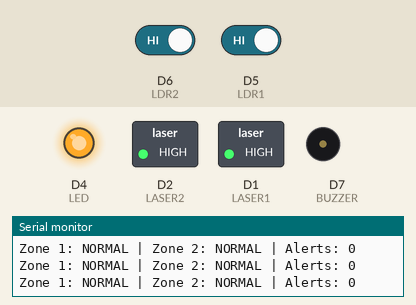
This sketch was run on a simulated ESP8266 (NodeMCU). On the bench: switched loads named in the sketch (green lamp = pin HIGH), output pins drawn as LEDs (lit = HIGH), buzzer (waves = sounding, pin HIGH), the last lines printed to the serial monitor. The inputs (shaded band) are chosen by the test bench; at power-on: D6 (LDR2) HIGH, D5 (LDR1) HIGH. WiFi joins after 1.5 s; servers stay silent unless stated.

Above: at 3.0 s.
3.1 s: D6 (LDR2) driven LOW
At 4.3 s:
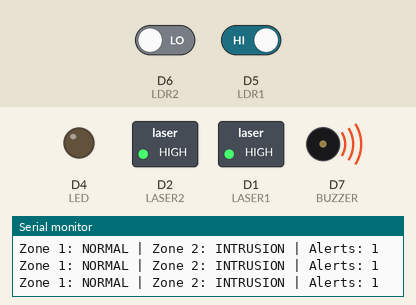
4.6 s: D5 (LDR1) driven LOW
6.5 s: D6 (LDR2) driven HIGH
8.4 s: D5 (LDR1) driven HIGH
At 9.5 s:
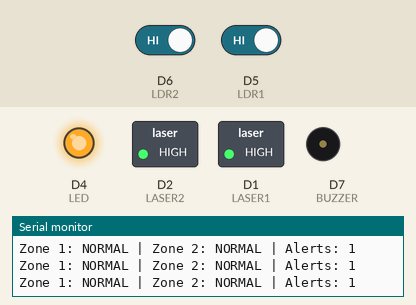
Timing chart, 0 to 10.9 s (numbered marks = the images above; inputs shaded):
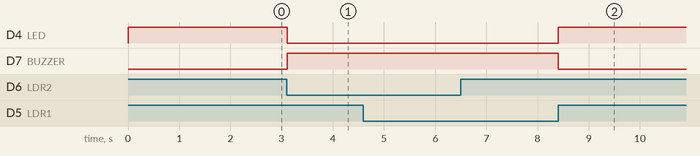

Measured:
- after the input at 3.1 s, D4 (LED): HIGH → LOW at once; D7 (BUZZER): LOW → HIGH at once
- after the input at 8.4 s, D4 (LED): LOW → HIGH at once; D7 (BUZZER): HIGH → LOW at once

The sketch:

laser-beam-security-grid.ino
```cpp
/****************************************************
       LASER BEAM SECURITY GRID
       ESP8266 + 2 Laser + 2 LDR + Buzzer + Blynk
****************************************************/

// ================= BLYNK DETAILS =================

#define BLYNK_TEMPLATE_ID   "YOUR_TEMPLATE_ID"
#define BLYNK_TEMPLATE_NAME "Laser Beam Security Grid"
#define BLYNK_AUTH_TOKEN    "YOUR_BLYNK_AUTH_TOKEN"

// ================= WIFI DETAILS ==================

char ssid[] = "YOUR_WIFI_NAME";
char pass[] = "YOUR_WIFI_PASSWORD";

// ================= LIBRARIES =====================

#include <ESP8266WiFi.h>
#include <BlynkSimpleEsp8266.h>

// ================= PIN CONNECTIONS ===============

// Laser 1  -> D1
// Laser 2  -> D2
// LDR 1 DO -> D5
// LDR 2 DO -> D6
// Buzzer   -> D7

#define LASER1 D1
#define LASER2 D2

#define LDR1 D5
#define LDR2 D6

#define BUZZER D7

#define LED LED_BUILTIN

// =================================================

BlynkTimer timer;

bool oldAlarm = false;

int alertCount = 0;

unsigned long lastAlert = 0;

const unsigned long alertDelay = 10000;


// =================================================
// SETUP
// =================================================

void setup()
{
  Serial.begin(115200);

  // Laser pins
  pinMode(LASER1, OUTPUT);
  pinMode(LASER2, OUTPUT);

  // LDR pins
  pinMode(LDR1, INPUT);
  pinMode(LDR2, INPUT);

  // Buzzer
  pinMode(BUZZER, OUTPUT);

  // Built-in LED
  pinMode(LED, OUTPUT);

  // Initial condition
  digitalWrite(LASER1, HIGH);
  digitalWrite(LASER2, HIGH);

  digitalWrite(BUZZER, LOW);
  digitalWrite(LED, HIGH);

  Serial.println();
  Serial.println("================================");
  Serial.println(" LASER BEAM SECURITY GRID");
  Serial.println("================================");

  // Connect Wi-Fi + Blynk
  Blynk.begin(
    BLYNK_AUTH_TOKEN,
    ssid,
    pass
  );

  // Check sensors every 100 milliseconds
  timer.setInterval(
    100L,
    checkSecurity
  );

  Serial.println("SYSTEM READY");
}


// =================================================
// SECURITY CHECK
// =================================================

void checkSecurity()
{
  int sensor1 = digitalRead(LDR1);
  int sensor2 = digitalRead(LDR2);

  /*
     Beam present  = HIGH
     Beam broken   = LOW

     If your LDR works opposite,
     change LOW below to HIGH.
  */

  bool zone1Alarm = (sensor1 == LOW);
  bool zone2Alarm = (sensor2 == LOW);

  bool alarm = zone1Alarm || zone2Alarm;


  // =================================================
  // NORMAL CONDITION
  // =================================================

  if (!alarm)
  {
    digitalWrite(BUZZER, LOW);

    // Built-in LED OFF
    digitalWrite(LED, HIGH);

    // Blynk
    Blynk.virtualWrite(V0, 0);
    Blynk.virtualWrite(V1, 0);
    Blynk.virtualWrite(V2, 0);
  }


  // =================================================
  // INTRUSION CONDITION
  // =================================================

  else
  {
    // Buzzer ON
    digitalWrite(BUZZER, HIGH);

    // Built-in LED ON
    digitalWrite(LED, LOW);

    // Overall alarm
    Blynk.virtualWrite(V0, 1);

    // Zone 1
    Blynk.virtualWrite(
      V1,
      zone1Alarm ? 1 : 0
    );

    // Zone 2
    Blynk.virtualWrite(
      V2,
      zone2Alarm ? 1 : 0
    );


    // Send notification only once
    // when alarm starts

    if (!oldAlarm)
    {
      alertCount++;

      Blynk.virtualWrite(
        V3,
        alertCount
      );

      if (millis() - lastAlert > alertDelay)
      {
        if (zone1Alarm && zone2Alarm)
        {
          Blynk.logEvent(
            "laser_alert",
            "Intrusion detected in Zone 1 and Zone 2"
          );
        }

        else if (zone1Alarm)
        {
          Blynk.logEvent(
            "laser_alert",
            "Intrusion detected in Zone 1"
          );
        }

        else
        {
          Blynk.logEvent(
            "laser_alert",
            "Intrusion detected in Zone 2"
          );
        }

        lastAlert = millis();
      }
    }
  }


  // Save current alarm state
  oldAlarm = alarm;


  // =================================================
  // SERIAL MONITOR
  // =================================================

  Serial.print("Zone 1: ");

  if (zone1Alarm)
    Serial.print("INTRUSION");
  else
    Serial.print("NORMAL");

  Serial.print(" | Zone 2: ");

  if (zone2Alarm)
    Serial.print("INTRUSION");
  else
    Serial.print("NORMAL");

  Serial.print(" | Alerts: ");
  Serial.println(alertCount);
}


// =================================================
// LOOP
// =================================================

void loop()
{
  Blynk.run();

  timer.run();
}
```
